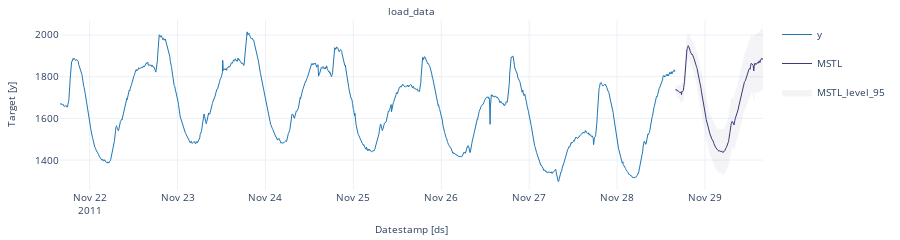

Notebook code for this chart:
### Code cell
sf.plot(df_nixtla.iloc[-288 * 7 * 4 * 3 :], forecasts, max_insample_length = 288 * 7)

### Figure 1 — Plotly figure (JSON) as saved in the notebook; plotly's stock layout.template omitted (floating-point values rounded to 4 significant figures; data arrays with more than 128 entries replaced by an {"elided": "..."} marker saying what was removed)
{"data": [{"legendgroup": "y", "line": {"color": "#1f77b4", "width": 1}, "mode": "lines", "name": "y", "showlegend": true, "type": "scatter", "x": {"elided": "2016 str values"}, "xaxis": "x", "y": {"elided": "2016 float values"}, "yaxis": "y"}, {"legendgroup": "MSTL", "line": {"color": "#393b79", "width": 1}, "mode": "lines", "name": "MSTL", "showlegend": true, "type": "scatter", "x": {"elided": "288 str values"}, "xaxis": "x", "y": {"elided": "288 float values"}, "yaxis": "y"}, {"fill": "toself", "fillcolor": "#393b79", "legendgroup": "MSTL_level_95", "line": {"color": "#393b79", "width": 1}, "mode": "lines", "name": "MSTL_level_95", "opacity": 0.05, "showlegend": true, "type": "scatter", "x": {"elided": "576 str values"}, "xaxis": "x", "y": {"elided": "576 float values"}, "yaxis": "y"}], "layout": {"annotations": [{"font": {"size": 10}, "showarrow": false, "text": "load_data", "x": 0.5, "xanchor": "center", "xref": "paper", "y": 1, "yanchor": "bottom", "yref": "paper"}, {"font": {"size": 10}, "showarrow": false, "text": "Datestamp [ds]", "x": 0.5, "xanchor": "center", "xref": "paper", "y": 0, "yanchor": "top", "yref": "paper", "yshift": -30}, {"font": {"size": 10}, "showarrow": false, "text": "Target [y]", "textangle": -90, "x": 0, "xanchor": "right", "xref": "paper", "xshift": -40, "y": 0.5, "yanchor": "middle", "yref": "paper"}], "autosize": true, "font": {"size": 10}, "height": 150, "margin": {"b": 50, "l": 60, "r": 10, "t": 20}, "xaxis": {"anchor": "y", "domain": [0, 1], "showticklabels": true, "visible": true}, "yaxis": {"anchor": "x", "domain": [0, 1]}}}
